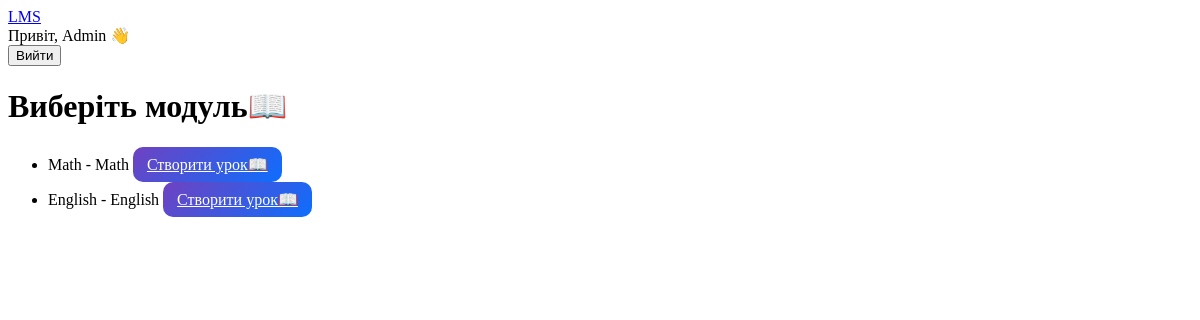
/select_module/ (signed in), run on the app's committed database.
### lms/models.py (models this page shows, shortened)
class Module(models.Model):
    course = models.ForeignKey(Course, on_delete=models.CASCADE, related_name='modules')
    title = models.CharField(max_length=200)

class Course(models.Model):
    title = models.CharField(max_length=200)
    description = models.TextField()
    created_at = models.DateTimeField(auto_now_add=True)
    students = models.ManyToManyField(User, related_name='enrolled_courses', blank=True)

### lms/views.py (the view)
# urls.py: path('select_module/', views.select_module, name='select_module'),
@login_required
@teacher_required
def select_module(request):
    modules = Module.objects.all()
    return render(request, 'lms/select_module.html', {'modules': modules})

### lms/views.py (called while the page is built)
def teacher_required(view_func):
    @wraps(view_func)
    def _wrapped_view(request, *args, **kwargs):
        if request.user.is_authenticated:
            if request.user.is_superuser:
                return view_func(request, *args, **kwargs)
            if hasattr(request.user, "profile"):
                if request.user.profile.role in ['teacher', 'admin']:
                    return view_func(request, *args, **kwargs)
        return HttpResponseForbidden("Доступ заборонено: потрібен викладач")
    return _wrapped_view

### lms/templates/lms/select_module.html (shortened to what this page needs)
{% extends "base.html" %}
{% block content %}
<h1 class="text-dark">Виберіть модуль📖</h1>
<ul class="mt-3">
  {% for module in modules %}
    <li class="mb-2">
      {{ module.course.title }} - {{ module.title }}
      <a href="{% url 'create_lesson' module.id %}" class="btn-custom ms-2">Створити урок📖</a>
    </li>
  {% empty %}
    <li class="text-dark">Модулів ще немає🚫</li>
  {% endfor %}
</ul>
{% endblock %}

### lms/templates/base.html (shortened to what this page needs)
<!DOCTYPE html>
<html lang="uk">
<head>
{% load static %}
    <link href="{% static 'css/bootstrap.min.css' %}" rel="stylesheet">
    <link href="{% static 'css/style.css' %}" rel="stylesheet">
    <link href="{% static 'css/bootstrap.min.css' %}" rel="stylesheet">
</head>
<body class="bg-light">
<nav class="navbar navbar-expand-lg navbar-dark bg-primary shadow-sm">
    <div class="container">
        <a class="navbar-brand" href="{% url 'home' %}">LMS</a>
        <div class="collapse navbar-collapse justify-content-end">
            {% if user.is_authenticated %}
                <span class="navbar-text me-3">
                    Привіт, {{ user.username }} 👋
                </span>
                <form method="post" action="{% url 'logout' %}">
                    <button class="btn btn-outline-light btn-sm">
                        Вийти
                    </button>
                </form>
            {% else %}
                <a href="{% url 'login' %}" class="btn btn-light btn-sm me-2">Увійти</a>
                <a href="{% url 'register' %}" class="btn btn-warning btn-sm">Реєстрація</a>
            {% endif %}
        </div>
    </div>
</nav>
<div class="container mt-5">
    {% block content %}
    {% endblock %}
</div>
</body>
</html>

### lms/static/css/style.css (style rules this page uses)
.btn-custom { border-radius: 10px; padding: 8px 14px; border: none; background: linear-gradient(135deg, #6f42c1, #0d6efd); color: white; font-weight: 500; transition: 0.3s; display: inline-block; }

### data on the page
Module: course "Math", title "Math"
Module: course "English", title "English"

### other printed values
{{ user.username }} "Admin"
